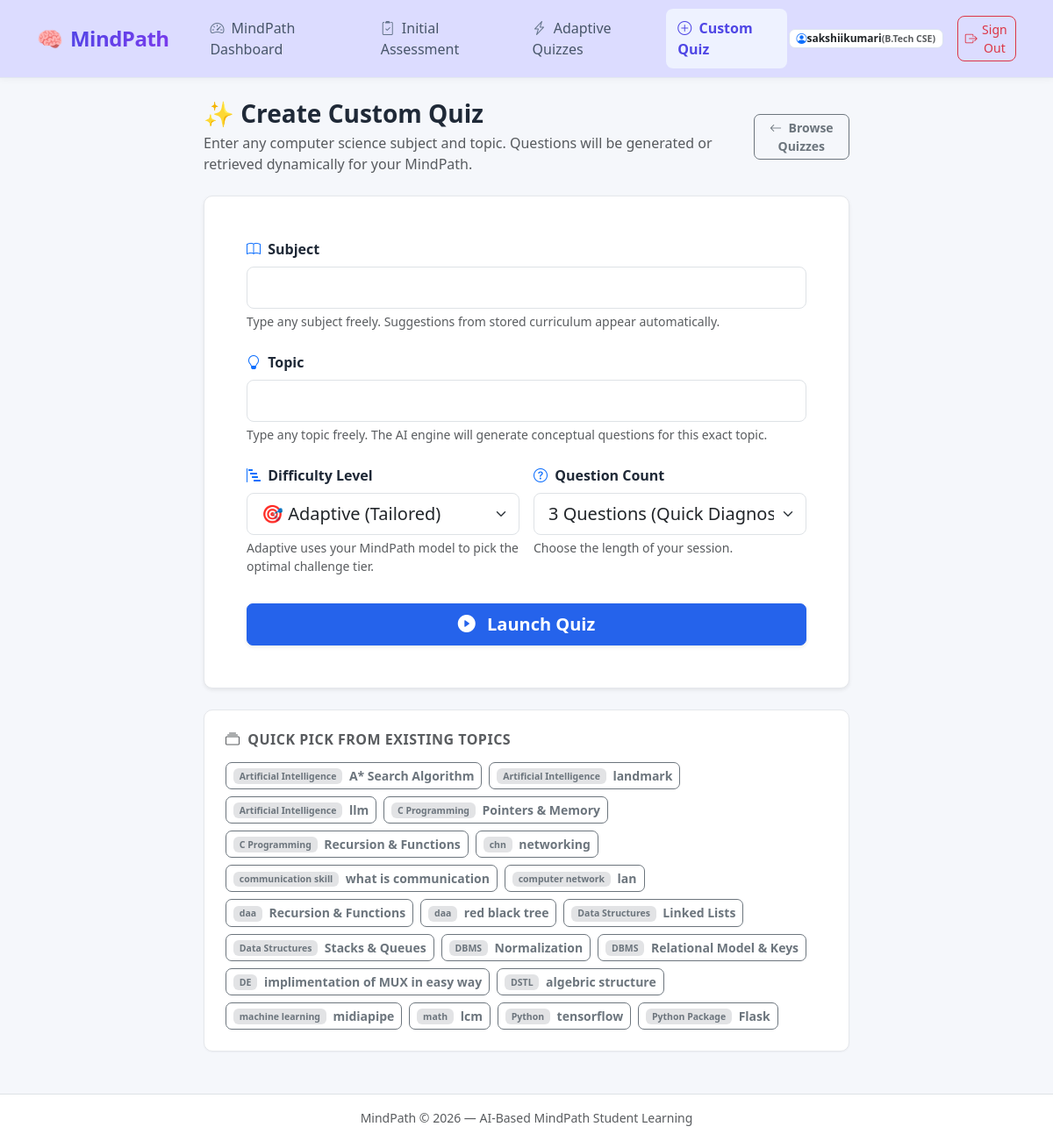
The page /quiz/custom (signed in) on the database its author committed.
### tables this page shows
CREATE TABLE users (
        id INTEGER PRIMARY KEY AUTOINCREMENT,
        name TEXT NOT NULL,
        email TEXT UNIQUE NOT NULL,
        created_at TIMESTAMP DEFAULT CURRENT_TIMESTAMP
    , password_hash TEXT DEFAULT '', course TEXT DEFAULT '', academic_year TEXT DEFAULT '', learning_goal TEXT DEFAULT '', role TEXT DEFAULT 'student');

CREATE TABLE topics (
        id INTEGER PRIMARY KEY AUTOINCREMENT,
        subject TEXT NOT NULL,
        name TEXT NOT NULL,
        description TEXT
    );

### app.py (the view, shortened to what this page needs)
@app.route('/quiz/custom', methods=['GET', 'POST'])
@login_required
def custom_quiz():
    user = get_current_user()
    data_suggestions = get_all_subjects_and_topics()
    if request.method == 'GET':
        prefill_subj = request.args.get('subject', '').strip()
        prefill_topic = request.args.get('topic', '').strip()
        prefill_diff = request.args.get('difficulty', 'adaptive').strip().lower()
        prefill_count = request.args.get('count', '3').strip()
        return render_template(
            'quiz_custom.html',
            current_user=user,
            subjects=data_suggestions['subjects'],
            topics=data_suggestions['topics'],
            selected_subject=prefill_subj,
            selected_topic=prefill_topic,
            selected_difficulty=prefill_diff,
            selected_count=prefill_count
        )

### app.py (called while the page is built)
def generate_csrf_token():
    if '_csrf_token' not in session:
        session['_csrf_token'] = secrets.token_hex(32)
    return session['_csrf_token']

@app.before_request
def csrf_protect():
    if request.method == "POST":
        token = request.form.get('csrf_token') or request.headers.get('X-CSRFToken')
        session_token = session.get('_csrf_token')
        if not token or not session_token or not secrets.compare_digest(token, session_token):
            flash("Security check failed (CSRF token missing or expired). Please try again.", "danger")
            if request.is_json or request.path.startswith('/api/'):
                return jsonify({"error": "CSRF validation failed"}), 400
            return redirect(request.referrer or url_for('login'))

def login_required(f):
    @wraps(f)
    def decorated_function(*args, **kwargs):
        if 'user_id' not in session:
            flash("Please sign in to access this page.", "warning")
            return redirect(url_for('login', next=request.path))
        return f(*args, **kwargs)
    return decorated_function

def get_current_user():
    user_id = session.get('user_id')
    if not user_id:
        return None
    return get_user_by_id(user_id)

@app.context_processor
def inject_user():
    return dict(current_user=get_current_user())

### database.py (called while the page is built)
def get_db_path():
    return os.environ.get('LEARNTWIN_DB_PATH', os.path.join(os.path.dirname(__file__), 'learntwin.db'))

def get_connection(db_path=None, timeout=30.0):
    target_path = db_path or get_db_path()
    conn = sqlite3.connect(target_path, timeout=timeout)
    conn.row_factory = sqlite3.Row
    conn.execute(f"PRAGMA busy_timeout = {int(timeout * 1000)}")
    conn.execute("PRAGMA foreign_keys = ON")
    return conn

def get_user_by_id(user_id, db_path=None):
    if not user_id:
        return None
    conn = get_connection(db_path)
    try:
        cursor = conn.cursor()
        cursor.execute("SELECT id, name, email, course, academic_year, learning_goal, role, created_at FROM users WHERE id = ?", (user_id,))
        row = cursor.fetchone()
        return dict(row) if row else None
    finally:
        conn.close()

### templates/quiz_custom.html (shortened to what this page needs)
{% extends "base.html" %}
{% block content %}
<div class="row justify-content-center">
    <div class="col-12 col-lg-8">
        <div class="d-flex justify-content-between align-items-center mb-4">
            <div>
                <h3 class="fw-bold mb-1">✨ Create Custom Quiz</h3>
                <p class="text-muted mb-0">Enter any computer science subject and topic. Questions will be generated or retrieved dynamically for your MindPath.</p>
            </div>
            <a href="{{ url_for('select_quiz') }}" class="btn btn-outline-secondary btn-sm">
                <i class="bi bi-arrow-left me-1"></i> Browse Quizzes
            </a>
        </div>
        <div class="twin-card p-4 p-md-5 mb-4 shadow-sm">
            <form method="POST" action="{{ url_for('custom_quiz') }}" id="custom-quiz-form">
                <div class="mb-4">
                    <label for="subject" class="form-label fw-semibold">
                        <i class="bi bi-book text-primary me-1"></i> Subject
                    </label>
                    <input
                        type="text"
                        class="form-control form-control-lg"
                        id="subject"
                        name="subject"
                        list="subject-suggestions"
                        placeholder=""
                        value="{{ selected_subject or '' }}"
                        autocomplete="off"
                        required
                    >
                    <div class="form-text">
                        Type any subject freely. Suggestions from stored curriculum appear automatically.
                    </div>
                </div>
                <div class="mb-4">
                    <label for="topic" class="form-label fw-semibold">
                        <i class="bi bi-lightbulb text-primary me-1"></i> Topic
                    </label>
                    <input
                        type="text"
                        class="form-control form-control-lg"
                        id="topic"
                        name="topic"
                        list="topic-suggestions"
                        placeholder=""
                        value="{{ selected_topic or '' }}"
                        autocomplete="off"
                        required
                    >
                    <div class="form-text">
                        Type any topic freely. The AI engine will generate conceptual questions for this exact topic.
                    </div>
                </div>
                <div class="row g-3 mb-4">
                    <div class="col-12 col-md-6">
                        <label for="difficulty" class="form-label fw-semibold">
                            <i class="bi bi-bar-chart-steps text-primary me-1"></i> Difficulty Level
                        </label>
                        <select class="form-select form-select-lg" id="difficulty" name="difficulty">
                            <option value="adaptive" {% if selected_difficulty == 'adaptive' or not selected_difficulty %}selected{% endif %}>
                                🎯 Adaptive (Tailored)
                            </option>
                        </select>
                        <div class="form-text">Adaptive uses your MindPath model to pick the optimal challenge tier.</div>
                    </div>
                    <div class="col-12 col-md-6">
                        <label for="count" class="form-label fw-semibold">
                            <i class="bi bi-question-circle text-primary me-1"></i> Question Count
                        </label>
                        <select class="form-select form-select-lg" id="count" name="count">
                            <option value="3" {% if selected_count == '3' or not selected_count %}selected{% endif %}>3 Questions (Quick Diagnostic)</option>
                        </select>
                        <div class="form-text">Choose the length of your session.</div>
                    </div>
                </div>
                <div class="d-grid gap-2 pt-2">
                    <button type="submit" class="btn btn-primary btn-lg fw-semibold shadow-sm" id="submit-btn">
                        <i class="bi bi-play-circle-fill me-2"></i> Launch Quiz
                    </button>
                </div>
            </form>
        </div>
        {% if topics %}
        <div class="twin-card p-4 mb-4">
            <h6 class="fw-bold mb-3 text-muted text-uppercase" style="letter-spacing: 0.5px;">
                <i class="bi bi-collection me-1"></i> Quick Pick from Existing Topics
            </h6>
            <div class="d-flex flex-wrap gap-2">
                {% for t in topics %}
                <button type="button" class="btn btn-sm btn-outline-secondary quick-pick-btn"
                        data-subject="{{ t.subject }}" data-topic="{{ t.name }}">
                    <span class="badge bg-secondary-subtle text-secondary me-1">{{ t.subject }}</span>
                    {{ t.name }}
                </button>
                {% endfor %}
            </div>
        </div>
        {% endif %}
    </div>
</div>
{% endblock %}

### templates/base.html (shortened to what this page needs)
<!DOCTYPE html>
<html lang="en">
<head>
    <link href="https://cdn.jsdelivr.net/npm/bootstrap@5.3.3/dist/css/bootstrap.min.css" rel="stylesheet">
    <link rel="stylesheet" href="https://cdn.jsdelivr.net/npm/bootstrap-icons@1.11.3/font/bootstrap-icons.min.css">
    <link rel="stylesheet" href="{{ url_for('static', filename='css/style.css') }}">
</head>
<body>
    <nav class="navbar navbar-expand-lg navbar-light bg-white border-bottom sticky-top">
        <div class="container">
            <a class="navbar-brand d-flex align-items-center gap-2" href="{{ url_for('dashboard') if current_user else url_for('login') }}">
                <span class="fs-4">🧠</span>
                <span class="brand-logo fs-4">MindPath</span>
            </a>
            <div class="collapse navbar-collapse" id="navContent">
                <ul class="navbar-nav me-auto mb-2 mb-lg-0 ms-lg-3">
                    {% if current_user %}
                    <li class="nav-item">
                        <a class="nav-link {% if request.endpoint == 'dashboard' %}active fw-semibold text-primary{% endif %}" href="{{ url_for('dashboard') }}">
                            <i class="bi bi-speedometer2 me-1"></i> MindPath Dashboard
                        </a>
                    </li>
                    <li class="nav-item">
                        <a class="nav-link {% if request.endpoint == 'initial_assessment' %}active fw-semibold text-primary{% endif %}" href="{{ url_for('assessment') }}">
                            <i class="bi bi-clipboard2-check me-1"></i> Initial Assessment
                        </a>
                    </li>
                    <li class="nav-item">
                        <a class="nav-link {% if request.endpoint in ['select_quiz', 'take_quiz'] %}active fw-semibold text-primary{% endif %}" href="{{ url_for('select_quiz') }}">
                            <i class="bi bi-lightning-charge me-1"></i> Adaptive Quizzes
                        </a>
                    </li>
                    <li class="nav-item">
                        <a class="nav-link {% if request.endpoint == 'custom_quiz' %}active fw-semibold text-primary{% endif %}" href="{{ url_for('custom_quiz') }}">
                            <i class="bi bi-plus-circle me-1"></i> Custom Quiz
                        </a>
                    </li>
                    {% endif %}
                </ul>
                <div class="d-flex align-items-center gap-2">
                    {% if current_user %}
                    <div class="d-flex align-items-center gap-2 me-2">
                        <span class="badge bg-light text-dark border px-2.5 py-1.5 d-flex align-items-center gap-1.5">
                            <i class="bi bi-person-circle text-primary"></i>
                            <span class="fw-semibold">{{ current_user.name }}</span>
                            {% if current_user.course %}
                            <span class="text-muted small">({{ current_user.course }})</span>
                            {% endif %}
                        </span>
                    </div>
                    <form action="{{ url_for('logout') }}" method="POST" class="m-0">
                        <button type="submit" class="btn btn-outline-danger btn-sm d-flex align-items-center gap-1">
                            <i class="bi bi-box-arrow-right"></i> Sign Out
                        </button>
                    </form>
                    {% else %}
                    <a href="{{ url_for('login') }}" class="btn btn-outline-primary btn-sm px-3">Sign In</a>
                    <a href="{{ url_for('register') }}" class="btn btn-primary btn-sm px-3">Register</a>
                    {% endif %}
                </div>
            </div>
        </div>
    </nav>
    <main class="container my-4 flex-grow-1">
        {% if error_title %}
        <div class="text-center py-5">
            <h1 class="display-4 fw-bold text-danger">{{ error_title }}</h1>
            <p class="lead text-muted">{{ error_message }}</p>
            <a href="{{ url_for('dashboard') if current_user else url_for('login') }}" class="btn btn-primary mt-3">Return Home</a>
        </div>
        {% else %}
            {% block content %}{% endblock %}
        {% endif %}
    </main>
    <footer class="bg-white border-top py-3 mt-auto">
        <div class="container text-center text-muted small">
            <span>MindPath &copy; 2026 — AI-Based MindPath Student Learning</span>
        </div>
    </footer>
</body>
</html>

### static/css/style.css (style rules this page uses)
:root { --primary: #2563eb; --primary-hover: #1d4ed8; --success: #16a34a; --warning: #d97706; --danger: #dc2626; --page-bg: #f5f7fb; --card-bg: #ffffff; --card-border: #e5e7eb; --text-main: #1f2937; --text-muted: #6b7280; --radius: 10px; }
html { scroll-behavior: smooth; }
body { font-family: "Segoe UI", system-ui, -apple-system, BlinkMacSystemFont, sans-serif; background: var(--page-bg); color: var(--text-main); min-height: 100vh; display: flex; flex-direction: column; }
main { flex: 1; }
.navbar { background: #dcdcff !important; border-bottom: 1px solid #e2e8f0 !important; box-shadow: 0 2px 8px rgba(30, 41, 59, 0.04); min-height: 72px; }
.navbar .container { min-height: 72px; }
.navbar-brand { color: #1e3a8a !important; }
.brand-logo { font-weight: 800; letter-spacing: -0.5px; background: linear-gradient(135deg, #4f46e5 0%, #7c3aed 100%); -webkit-background-clip: text; -webkit-text-fill-color: transparent; }
.navbar .nav-link { color: #475569 !important; font-weight: 500; padding: 0.65rem 0.8rem !important; border-radius: 8px; margin: 0 2px; transition: all 0.2s ease; }
.navbar .nav-link.active { color: #4f46e5 !important; background: #eef2ff; font-weight: 600; }
.navbar .nav-link i { color: #64748b; transition: color 0.2s ease; }
.navbar .nav-link:hover i, .navbar .nav-link.active i { color: #4f46e5; }
.navbar .badge { border-radius: 7px; }
.navbar .d-flex .badge { background: #ffffff !important; border-color: #dbe3f0 !important; }
.navbar .btn-outline-danger { border-radius: 8px; font-weight: 500; transition: all 0.2s ease; }
.mindpath-card, .twin-card { background: var(--card-bg); border: 1px solid var(--card-border); border-radius: var(--radius); box-shadow: 0 1px 2px rgba(15, 23, 42, 0.04); transition: box-shadow 0.2s ease, border-color 0.2s ease; }
.btn { border-radius: 7px; font-weight: 600; }
.btn-primary { background-color: var(--primary); border-color: var(--primary); }

### rows shown on the page
users: name "sakshiikumari", course "B.Tech CSE"
topics: subject "Artificial Intelligence", name "A* Search Algorithm"
topics: subject "Artificial Intelligence", name "landmark"
topics: subject "Artificial Intelligence", name "llm"
topics: subject "C Programming", name "Pointers & Memory"
topics: subject "C Programming", name "Recursion & Functions"
topics: subject "chn", name "networking"
topics: subject "communication skill", name "what is communication"
topics: subject "computer network", name "lan"
topics: subject "daa", name "Recursion & Functions"
topics: subject "daa", name "red black tree"
topics: subject "Data Structures", name "Linked Lists"
topics: subject "Data Structures", name "Stacks & Queues"
topics: subject "DBMS", name "Normalization"
topics: subject "DBMS", name "Relational Model & Keys"
topics: subject "DE", name "implimentation of MUX in easy way"
topics: subject "DSTL", name "algebric structure"
topics: subject "machine learning", name "midiapipe"
topics: subject "math", name "lcm"
topics: subject "Python", name "tensorflow"
topics: subject "Python Package", name "Flask"
